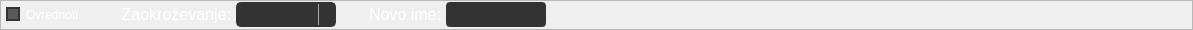
        <widget class="QFrame" name="frame_6">
         <property name="minimumSize">
          <size>
           <width>0</width>
           <height>30</height>
          </size>
         </property>
         <property name="maximumSize">
          <size>
           <width>16777215</width>
           <height>30</height>
          </size>
         </property>
         <property name="frameShape">
          <enum>QFrame::StyledPanel</enum>
         </property>
         <property name="frameShadow">
          <enum>QFrame::Raised</enum>
         </property>
         <layout class="QHBoxLayout" name="horizontalLayout_6">
          <property name="spacing">
           <number>5</number>
          </property>
          <property name="leftMargin">
           <number>5</number>
          </property>
          <property name="topMargin">
           <number>0</number>
          </property>
          <property name="rightMargin">
           <number>0</number>
          </property>
          <property name="bottomMargin">
           <number>0</number>
          </property>
          <item>
           <widget class="QCheckBox" name="cb_evaluate">
            <property name="minimumSize">
             <size>
              <width>100</width>
              <height>0</height>
             </size>
            </property>
            <property name="font">
             <font>
              <family>Segoe UI</family>
              <pointsize>9</pointsize>
             </font>
            </property>
            <property name="styleSheet">
             <string notr="true">QCheckBox {
    color:rgb(255,255,255);
}

QCheckBox::indicator {
    width: 10px;
    height: 10px;
}

QCheckBox::indicator:unchecked {
    border:2px solid rgb(51,51,51);
	background:rgb(91,90,90);
}

QCheckBox::indicator:unchecked:pressed {
	border:2px solid rgb(51,51,51);
   	background:rgb(0,143,170);
}

QCheckBox::indicator:checked {
	background-color:rgb(0,143,170);
    border: 2px solid rgb(51,51,51);
}

QCheckBox::indicator:checked:pressed {
    border:2px solid rgb(51,51,51);
	background:rgb(91,90,90);
}

</string>
            </property>
            <property name="text">
             <string>Ovrednoti</string>
            </property>
            <property name="tristate">
             <bool>false</bool>
            </property>
           </widget>
          </item>
          <item>
           <widget class="QLabel" name="lab_series_function_load">
            <property name="minimumSize">
             <size>
              <width>120</width>
              <height>20</height>
             </size>
            </property>
            <property name="maximumSize">
             <size>
              <width>120</width>
              <height>30</height>
             </size>
            </property>
            <property name="font">
             <font>
              <family>Segoe UI</family>
              <pointsize>16</pointsize>
             </font>
            </property>
            <property name="styleSheet">
             <string notr="true">color:rgb(255,255,255);</string>
            </property>
            <property name="text">
             <string>&lt;html&gt;&lt;head/&gt;&lt;body&gt;&lt;p&gt;&lt;span style=&quot; font-size:12pt; color:#ffffff;&quot;&gt;Zaokroževanje:&lt;/span&gt;&lt;/p&gt;&lt;/body&gt;&lt;/html&gt;</string>
            </property>
            <property name="alignment">
             <set>Qt::AlignRight|Qt::AlignTrailing|Qt::AlignVCenter</set>
            </property>
           </widget>
          </item>
          <item>
           <widget class="QComboBox" name="combo_rounding_function">
            <property name="minimumSize">
             <size>
              <width>100</width>
              <height>25</height>
             </size>
            </property>
            <property name="maximumSize">
             <size>
              <width>100</width>
              <height>25</height>
             </size>
            </property>
            <property name="font">
             <font>
              <family>Segoe UI</family>
              <pointsize>10</pointsize>
             </font>
            </property>
            <property name="styleSheet">
             <string notr="true">QComboBox {
	border: 2px solid rgb(51,51,51);
	border-radius: 5px;	
	color:rgb(255,255,255);
	background-color: rgb(51,51,51);
}

QComboBox:hover {
	border: 2px solid rgb(0,143,170);
	border-radius: 5px;	
	color:rgb(255,255,255);
	background-color: rgb(0,143,170);
}

QComboBox:!editable, QComboBox::drop-down:editable {
	background: rgb(51,51,51);
}

QComboBox:!editable:on, QComboBox::drop-down:editable:on {
    background:rgb(51,51,51);
}

QComboBox:on { /* shift the text when the popup opens */
    padding-top: 3px;
    padding-left: 4px;
}

QComboBox::drop-down {
    subcontrol-origin: padding;
    subcontrol-position: top right;
    width: 15px;

    border-left-width: 1px;
    border-left-color: darkgray;
    border-left-style: solid; /* just a single line */
    border-top-right-radius: 5px; /* same radius as the QComboBox */
    border-bottom-right-radius: 5px;
}

QComboBox::down-arrow {
    image: url(icons/1x/arrow.png);
}

QComboBox::down-arrow:on { /* shift the arrow when popup is open */
    top: 1px;
    left: 1px;
}

QComboBox::drop-down {
    background:rgb(51,51,51);
}

</string>
            </property>
            <property name="currentIndex">
             <number>0</number>
            </property>
            <property name="sizeAdjustPolicy">
             <enum>QComboBox::AdjustToContents</enum>
            </property>
            <property name="frame">
             <bool>false</bool>
            </property>
            <property name="modelColumn">
             <number>0</number>
            </property>
            <item>
             <property name="text">
              <string/>
             </property>
            </item>
            <item>
             <property name="text">
              <string>1</string>
             </property>
            </item>
            <item>
             <property name="text">
              <string>0,1</string>
             </property>
            </item>
            <item>
             <property name="text">
              <string>0,01</string>
             </property>
            </item>
            <item>
             <property name="text">
              <string>0,001</string>
             </property>
            </item>
            <item>
             <property name="text">
              <string>0,0001</string>
             </property>
            </item>
           </widget>
          </item>
          <item>
           <widget class="QLabel" name="lab_series_function_name">
            <property name="minimumSize">
             <size>
              <width>100</width>
              <height>20</height>
             </size>
            </property>
            <property name="maximumSize">
             <size>
              <width>100</width>
              <height>30</height>
             </size>
            </property>
            <property name="font">
             <font>
              <family>Segoe UI</family>
              <pointsize>16</pointsize>
             </font>
            </property>
            <property name="styleSheet">
             <string notr="true">color:rgb(255,255,255);</string>
            </property>
            <property name="text">
             <string>&lt;html&gt;&lt;head/&gt;&lt;body&gt;&lt;p&gt;&lt;span style=&quot; font-size:12pt; color:#ffffff;&quot;&gt;Novo ime:&lt;/span&gt;&lt;/p&gt;&lt;/body&gt;&lt;/html&gt;</string>
            </property>
            <property name="alignment">
             <set>Qt::AlignRight|Qt::AlignTrailing|Qt::AlignVCenter</set>
            </property>
           </widget>
          </item>
          <item>
           <widget class="QLineEdit" name="line_series_function_name">
            <property name="enabled">
             <bool>true</bool>
            </property>
            <property name="minimumSize">
             <size>
              <width>100</width>
              <height>25</height>
             </size>
            </property>
            <property name="maximumSize">
             <size>
              <width>100</width>
              <height>25</height>
             </size>
            </property>
            <property name="font">
             <font>
              <family>Segoe UI</family>
              <pointsize>12</pointsize>
             </font>
            </property>
            <property name="styleSheet">
             <string notr="true">QLineEdit {
	color:rgb(255,255,255);
	border:2px solid rgb(51,51,51);
	border-radius:4px;
	background:rgb(51,51,51);
}

QLineEdit:disabled {
	color:rgb(255,255,255);
	border:2px solid rgb(112,112,112);
	border-radius:4px;
	background:rgb(112,112,112);
}</string>
            </property>
            <property name="text">
             <string/>
            </property>
           </widget>
          </item>
          <item>
           <spacer name="horizontalSpacer_6">
            <property name="orientation">
             <enum>Qt::Horizontal</enum>
            </property>
            <property name="sizeHint" stdset="0">
             <size>
              <width>646</width>
              <height>20</height>
             </size>
            </property>
           </spacer>
          </item>
         </layout>
        </widget>
